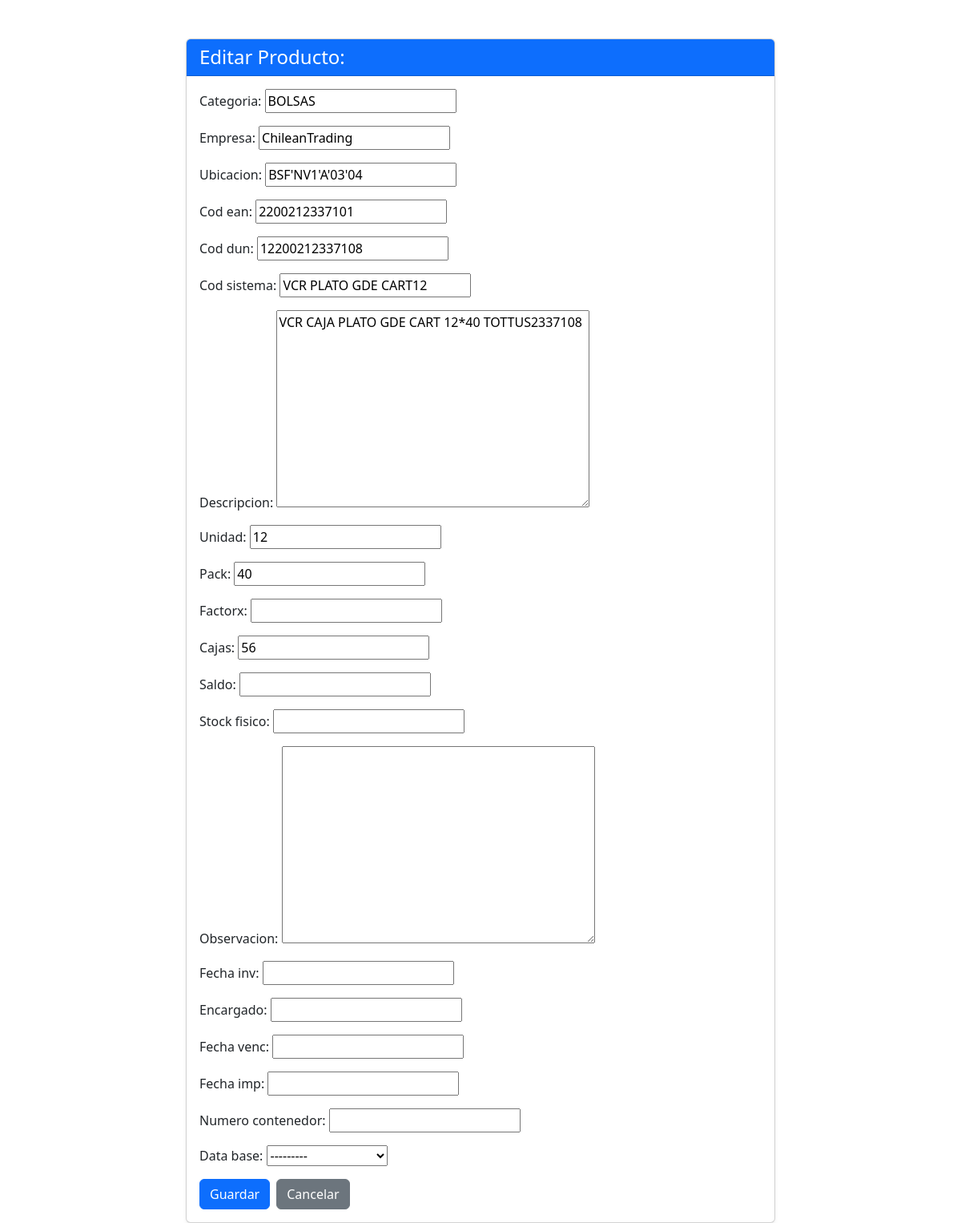
The app's page /productos/editar/17665/, older data.
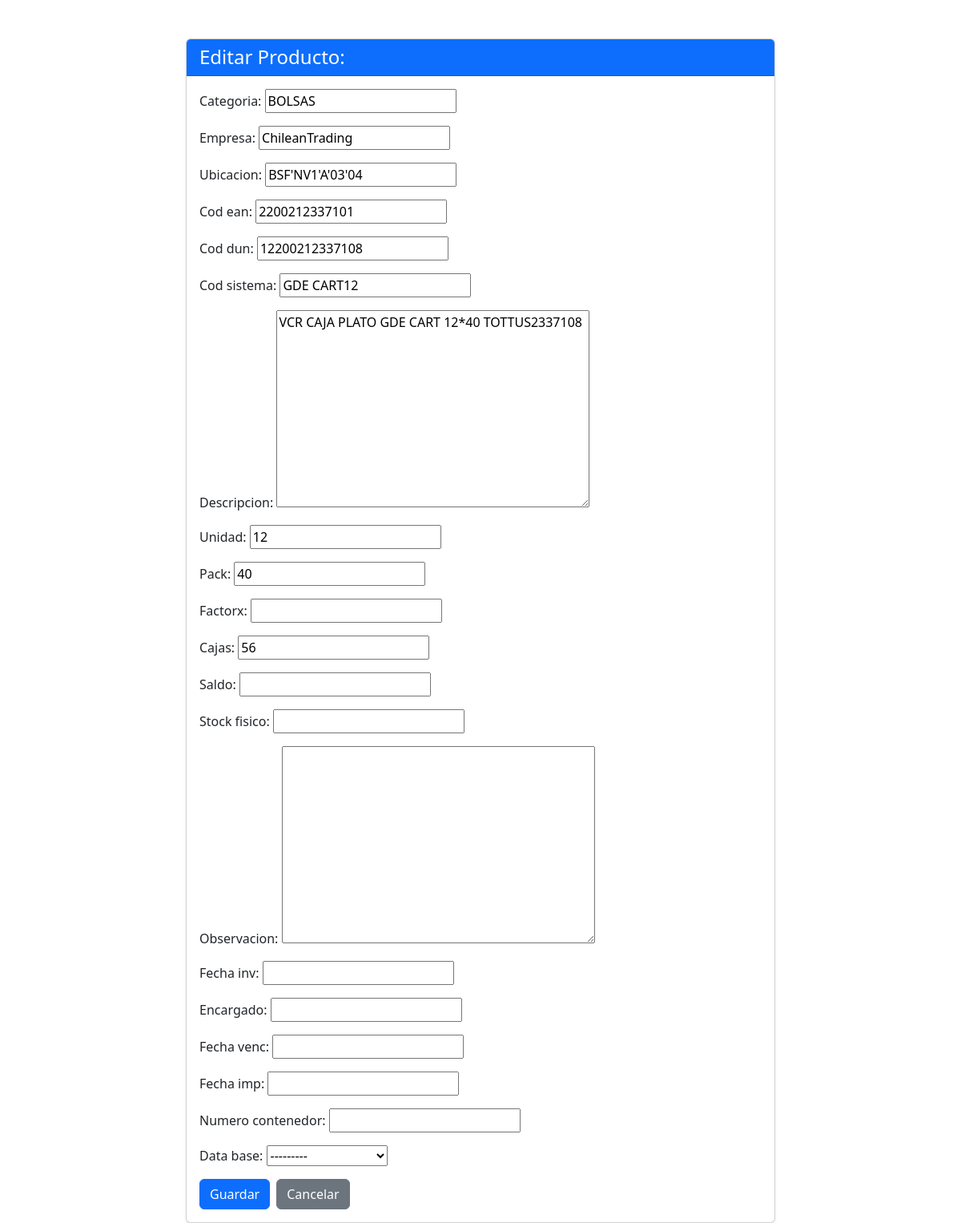
The same page, newer data.
### productos/models.py (models this page shows, shortened)
class Producto(models.Model):
    categoria = models.CharField(max_length=100, blank=True, null=True)
    empresa = models.CharField(max_length=100, blank=True, null=True)
    ubicacion = models.CharField(max_length=100, blank=True, null=True)
    cod_ean = models.CharField(max_length=50, blank=True, null=True)
    cod_dun = models.CharField(max_length=50, blank=True, null=True)
    cod_sistema = models.CharField(max_length=50, blank=True, null=True)
    descripcion = models.TextField(max_length=350, blank=True, null=True)
    unidad = models.CharField(max_length=20, blank=True, null=True)
    pack = models.IntegerField(blank=True, null=True)
    factorx = models.FloatField(blank=True, null=True)
    cajas = models.IntegerField(blank=True, null=True)
    saldo = models.IntegerField(blank=True, null=True)
    stock_fisico = models.IntegerField(blank=True, null=True)
    observacion = models.TextField(max_length=350, blank=True, null=True)
    fecha_inv = models.DateField(default=datetime.date.today, blank=True, null=True)
    encargado = models.CharField(max_length=100, blank=True, null=True)
    fecha_venc = models.DateField(blank=True, null=True)
    fecha_imp = models.DateField(default=datetime.date.today, blank=True, null=True)
    numero_contenedor = models.CharField(max_length=100, blank=True, null=True)
    Data_base = models.ForeignKey(Categoria, on_delete=models.CASCADE,blank=True, null=True)

class Categoria(models.Model):
    categoria = models.CharField(max_length=100)
    def __str__(self):
        return self.categoria

### productos/views.py (the view)
# urls.py: path('editar/<int:id>/', views.editar_producto, name='editar_producto'),
def editar_producto(request, id):
    producto = Producto.objects.get(id=id)
    if request.method == 'POST':
        form = ProductoForm(request.POST, instance=producto)
        if form.is_valid():
            form.save()
            registrar_movimiento(
                usuario=request.user,
                accion='MODIFICAR',
                descripcion=f"Editó el producto: {producto.descripcion} (ID {producto.id})",
                ip=request.META.get('REMOTE_ADDR')
            )
            return redirect('productos:index')
    else:
        form = ProductoForm(instance=producto)
    return render(request, 'editar.html', {'form': form})

### productos/forms.py
class ProductoForm(ModelForm):
    class Meta:
        model = models.Producto
        fields ='__all__' #Incluye todos los campos del modelo

### productos/templates/editar.html (shortened to what this page needs)
<!DOCTYPE html>
<html lang="es">
<head>
    <link href="https://cdn.jsdelivr.net/npm/bootstrap@5.3.3/dist/css/bootstrap.min.css" rel="stylesheet"
>
</head>
<body>
    <div class="container mt-5">
        <div class="row justify-content-center">
            <div class="col-md-8">
                <div class="card shadow-sm">
                    <div class="card-header bg-primary text-white">
                        <h1 class="h4 mb-0">Editar Producto: {{ producto.nombre }}</h1>
                    </div>
                    <div class="card-body">
                        <form method="post" id="editar-producto-form">
                            <div class="mb-3">
                                {{ form.as_p }}
                            </div>
                            <div class="d-flex gap-2">
                                <button type="submit" class="btn btn-primary">Guardar</button>
                                <a href="{% url 'productos:index' %}" class="btn btn-secondary">Cancelar</a>
                            </div>
                        </form>
                    </div>
                </div>
            </div>
        </div>
    </div>
</body>
</html>

Row changes from the older to the newer data that the page shows:
changed Producto "ChileanTrading": cod_sistema "VCR PLATO GDE CART12" → "GDE CART12"
